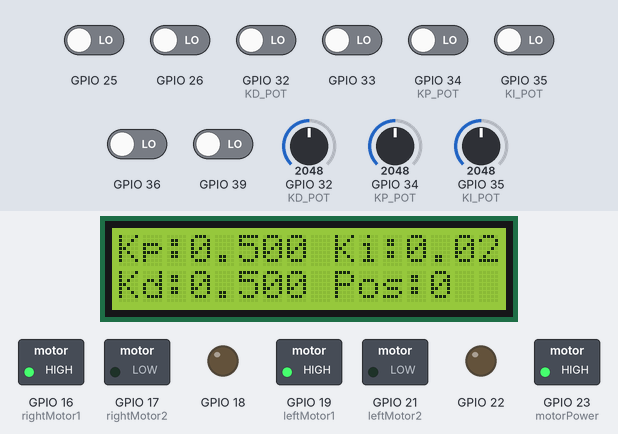
A sketch run on a simulated ESP32. On the bench: 16×2 character LCD, switched loads named in the sketch (green lamp = pin HIGH), output pins drawn as LEDs (lit = HIGH). The inputs (shaded band) are chosen by the test bench; at power-on: GPIO 25, GPIO 26, GPIO 32 (KD_POT), GPIO 33, GPIO 34 (KP_POT), GPIO 35 (KI_POT), GPIO 36, GPIO 39 LOW, GPIO 32 (KD_POT) = 2048, GPIO 34 (KP_POT) = 2048, GPIO 35 (KI_POT) = 2048.

Above: at 5.7 s.
5.8 s: GPIO 32 (KD_POT) set to 2866
At 6.8 s:
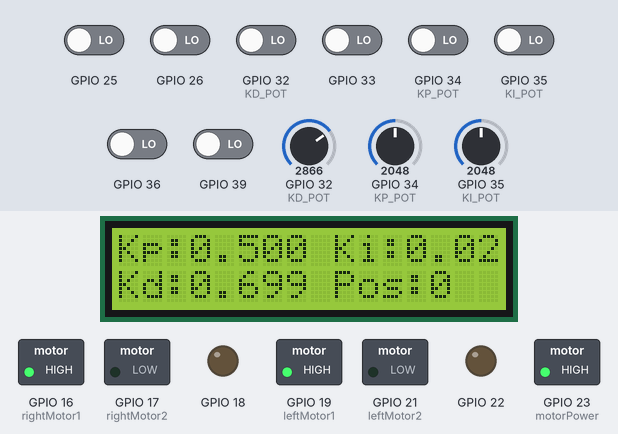
7.3 s: GPIO 34 (KP_POT) set to 2866
At 8.6 s:
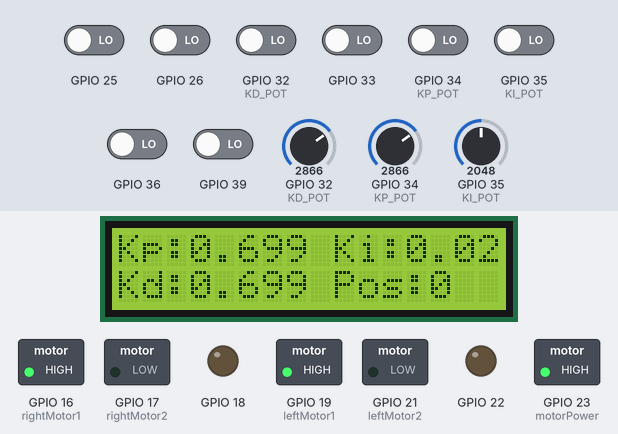
8.9 s: GPIO 35 (KI_POT) set to 2866
At 9.4 s:
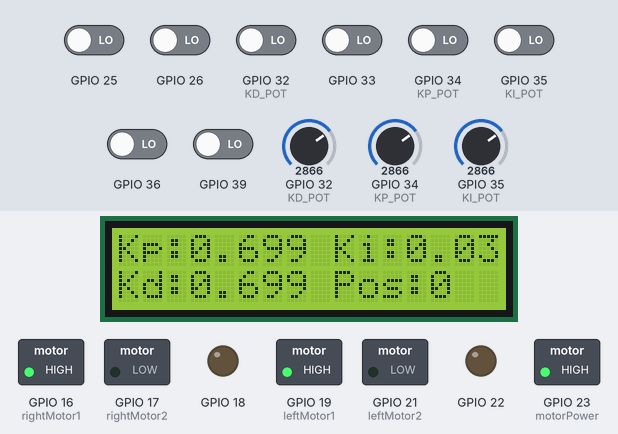
10.5 s: GPIO 25 driven HIGH
At 11.4 s:
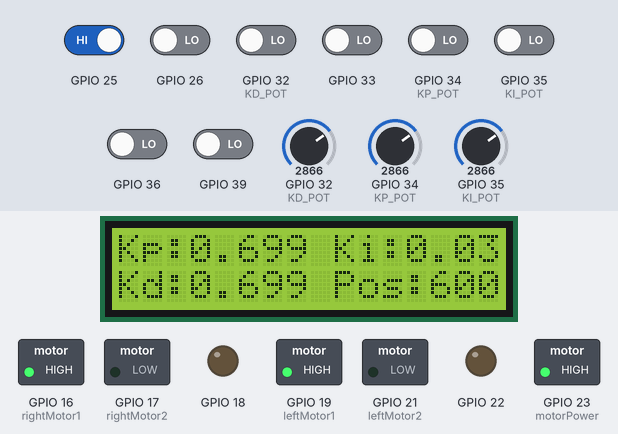
12.2 s: GPIO 26 driven HIGH
At 13.2 s:
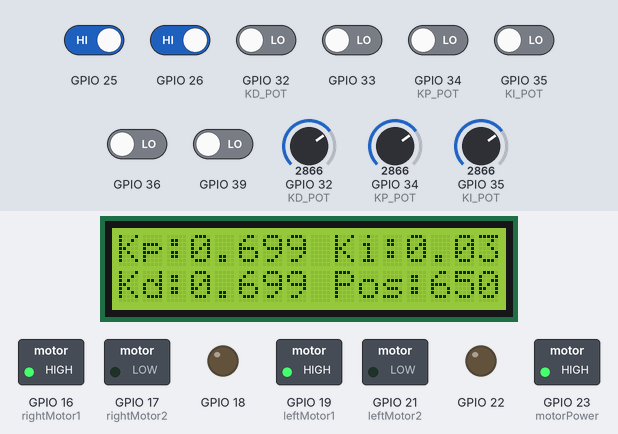
13.8 s: GPIO 32 (KD_POT) driven HIGH
At 15.0 s:
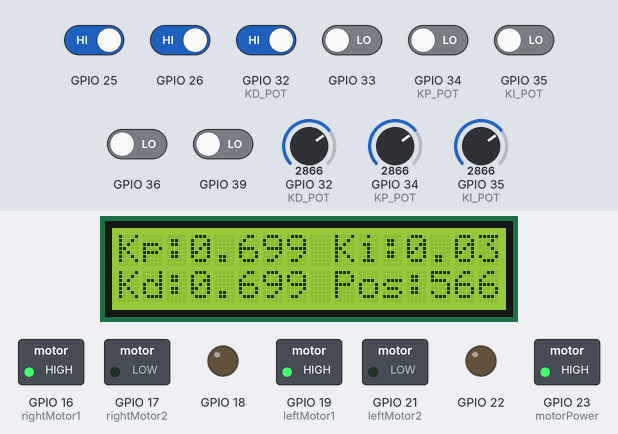
Timing chart, 0 to 16.4 s (numbered marks = the images above; inputs shaded):
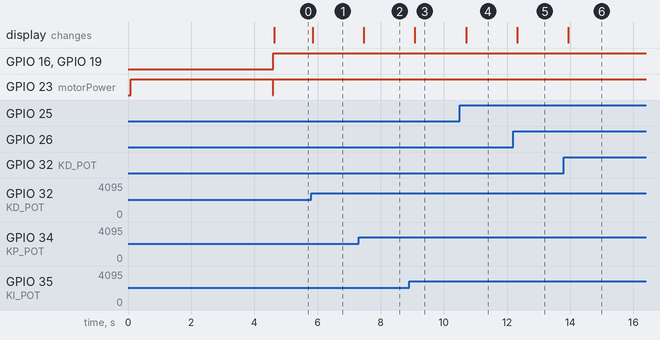

Measured:
- after the input at 5.8 s, the display: changes after 0.05 s (image 1)
- after the input at 7.3 s, the display: changes after 0.17 s (image 2)
- after the input at 8.9 s, the display: changes after 0.18 s (image 3)
- after the input at 10.5 s, the display: changes after 0.20 s (image 4)
- after the input at 12.2 s, the display: changes after 0.12 s (image 5)
- after the input at 13.8 s, the display: changes after 0.14 s (image 6)

The sketch:

Line_Follower_PID.ino
```cpp
#include <Arduino.h>
#include <QTRSensors.h>
#include <Wire.h>
#include <LiquidCrystal_I2C.h>  // Use ESP32-compatible version
#include <driver/ledc.h>        // ESP32-specific PWM

// LCD Configuration (0x27 or 0x3F)
LiquidCrystal_I2C lcd(0x27, 16, 2);

// QTR Sensors
#define NUM_SENSORS 8
#define TIMEOUT 2500
#define EMITTER_PIN 2
QTRSensors qtr;
uint16_t sensorValues[NUM_SENSORS];

// Motor Pins (adjust to your wiring)
const int rightMotor1 = 16;
const int rightMotor2 = 17;
const int rightMotorPWM = 18;
const int leftMotor1 = 19;
const int leftMotor2 = 21;
const int leftMotorPWM = 22;
const int motorPower = 23;

// Motor control parameters
#define rightMaxSpeed 200
#define leftMaxSpeed 200
#define rightBaseSpeed 150
#define leftBaseSpeed 150

// PID Constants (adjust through potentiometers)
float Kp = 0.1;
float Ki = 0.001;
float Kd = 0.5;
int lastError = 0;
int integral = 0;  // For integral term
unsigned long lastDisplayUpdate = 0;

// Speed settings
#define MAX_SPEED 200
#define BASE_SPEED 150

// Potentiometer pins for tuning
#define KP_POT 34
#define KI_POT 35
#define KD_POT 32

void setup() {
  Serial.begin(115200);

  // LCD Init
  lcd.init();
  lcd.backlight();
  lcd.print("Starting...");

  // QTR Sensor Setup
  qtr.setTypeRC();
  qtr.setSensorPins((const uint8_t[]){36, 39, 34, 35, 32, 33, 25, 26}, NUM_SENSORS);
  qtr.setEmitterPin(EMITTER_PIN);

  // Motor Control Setup
  pinMode(rightMotor1, OUTPUT);
  pinMode(rightMotor2, OUTPUT);
  pinMode(leftMotor1, OUTPUT);
  pinMode(leftMotor2, OUTPUT);
  pinMode(motorPower, OUTPUT);

  // ESP32 PWM Configuration
  ledc_timer_config_t timer_conf;
  timer_conf.duty_resolution = LEDC_TIMER_8_BIT;
  timer_conf.freq_hz = 5000;
  timer_conf.speed_mode = LEDC_LOW_SPEED_MODE;
  timer_conf.timer_num = LEDC_TIMER_0;
  ledc_timer_config(&timer_conf);

  ledc_channel_config_t channel_conf;
  channel_conf.gpio_num = rightMotorPWM;
  channel_conf.speed_mode = LEDC_LOW_SPEED_MODE;
  channel_conf.channel = LEDC_CHANNEL_0;
  channel_conf.timer_sel = LEDC_TIMER_0;
  channel_conf.duty = 0;
  channel_conf.hpoint = 0;
  ledc_channel_config(&channel_conf);

  channel_conf.gpio_num = leftMotorPWM;
  channel_conf.channel = LEDC_CHANNEL_1;
  ledc_channel_config(&channel_conf);

  // Sensor Calibration
  lcd.clear();
  lcd.print("Calibrating...");
  digitalWrite(motorPower, HIGH);
  for (int i = 0; i < 100; i++) {
    qtr.calibrate();
    delay(20);
  }
  digitalWrite(motorPower, LOW);
  lcd.clear();
  lcd.print("Ready!");
}


void loop() {
  // Read PID values from potentiometers
  Kp = map(analogRead(KP_POT), 0, 4095, 0, 1000) / 1000.0;  // 0.0 to 1.0
  Ki = map(analogRead(KI_POT), 0, 4095, 0, 500) / 10000.0;   // 0.0 to 0.05
  Kd = map(analogRead(KD_POT), 0, 4095, 0, 1000) / 1000.0;  // 0.0 to 1.0

  unsigned int sensors[NUM_SENSORS];
  // Read line position
  uint16_t position = qtr.readLineBlack(sensorValues);
  int error = position - 3500;

  // Calculate PID terms
  integral += error;
  integral = constrain(integral, -1000, 1000); // Anti-windup

  int motorSpeed = Kp * error + Ki * integral + Kd * (error - lastError);
  lastError = error;

  int rightMotorSpeed = rightBaseSpeed + motorSpeed;
  int leftMotorSpeed = leftBaseSpeed - motorSpeed;

  // Constrain motor speeds
  rightMotorSpeed = constrain(rightMotorSpeed, 0, rightMaxSpeed);
  leftMotorSpeed = constrain(leftMotorSpeed, 0, leftMaxSpeed);

  // Motor control
  digitalWrite(motorPower, HIGH);
  setMotor(rightMotor1, rightMotor2, 0, rightMotorSpeed);
  setMotor(leftMotor1, leftMotor2, 1, leftMotorSpeed);

  // Update LCD every 200ms to prevent flickering
  if (millis() - lastDisplayUpdate > 200) {
    lastDisplayUpdate = millis();

    // First line: PID values
    lcd.setCursor(0, 0);
    lcd.print("Kp:");
    lcd.print(Kp, 3);
    lcd.print(" Ki:");
    lcd.print(Ki, 3);

    // Second line: Kd and position
    lcd.setCursor(0, 1);
    lcd.print("Kd:");
    lcd.print(Kd, 3);
    lcd.print(" Pos:");
    lcd.print(position);
    lcd.print("   "); // Clear any remaining characters
  }
}

void setMotor(int in1, int in2, int pwmChannel, int speed) {
  digitalWrite(in1, HIGH);
  digitalWrite(in2, LOW);
  ledcWrite(pwmChannel, speed);
}

void wait() {
  digitalWrite(motorPower, LOW);
  ledcWrite(0, 0);
  ledcWrite(1, 0);
}
```
